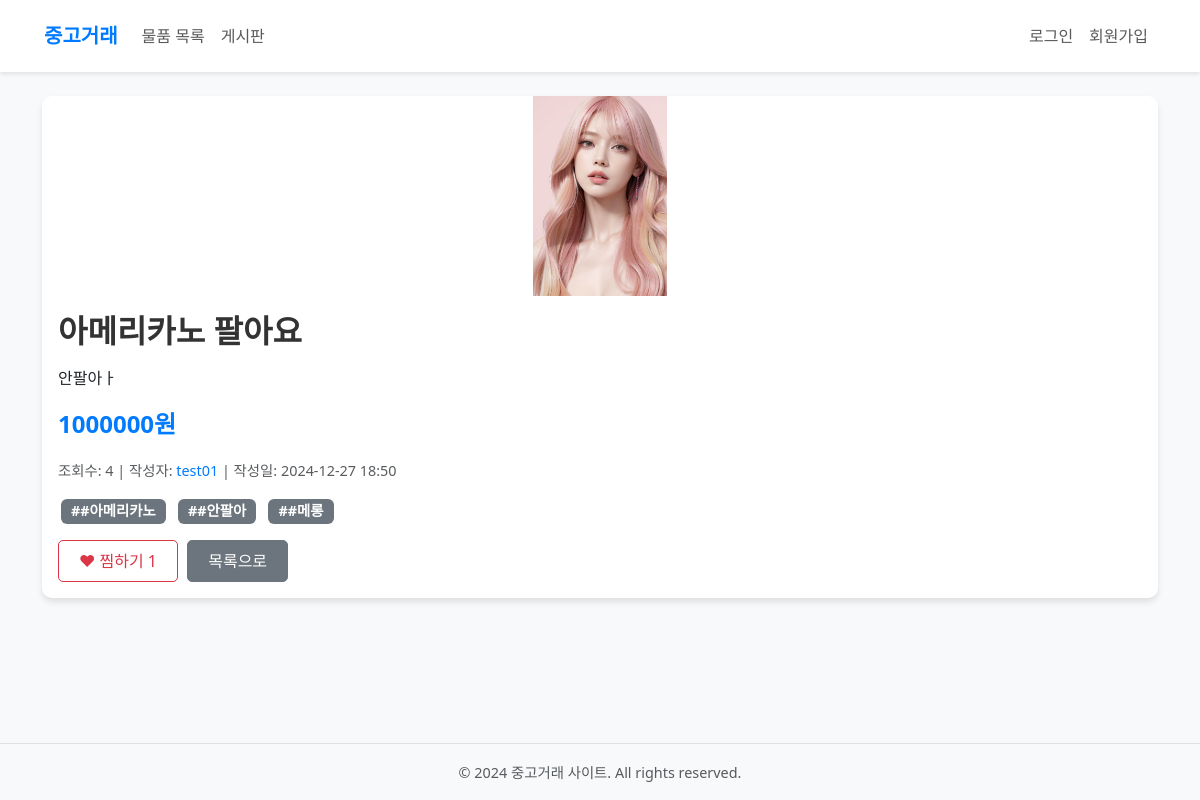
Page /products/3/ on the committed database.
### products/models.py (models this page shows, shortened)
class Product(models.Model):
    title = models.CharField(max_length=200)
    content = models.TextField()
    price = models.IntegerField()
    image = models.ImageField(upload_to='products/', blank=True, null=True)
    created_at = models.DateTimeField(auto_now_add=True)
    updated_at = models.DateTimeField(auto_now=True)
    user = models.ForeignKey(settings.AUTH_USER_MODEL, on_delete=models.CASCADE)
    likes = models.ManyToManyField(settings.AUTH_USER_MODEL, related_name='liked_products')
    hashtags = models.ManyToManyField(Hashtag, related_name='products')
    view_count = models.IntegerField(default=0)
    class Meta:
        ordering = ['-created_at']

class Hashtag(models.Model):
    name = models.CharField(max_length=50, unique=True)

### accounts/models.py (models this page shows, shortened)
class User(AbstractUser):
    profile_image = models.ImageField(upload_to='profiles/', blank=True, null=True)
    followings = models.ManyToManyField('self', symmetrical=False, related_name='followers')

### products/views.py (the view)
# urls.py: path('<int:pk>/', views.detail, name='detail'),
def detail(request, pk):
    product = get_object_or_404(Product, pk=pk)
    product.view_count += 1
    product.save()
    context = {
        'product': product,
    }
    return render(request, 'products/detail.html', context)

### templates/products/detail.html (shortened to what this page needs)
{% extends 'base.html' %}
{% load static %}
{% block content %}
<div class="container">
<div class="card">
    {% if product.image %}
        <img src="{{ product.image.url }}" class="card-img-top" alt="{{ product.title }}" style="max-height: 500px; object-fit: contain;">
    {% endif %}
    <div class="card-body">
        <h2 class="card-title">{{ product.title }}</h2>
        <p class="card-text">{{ product.content|linebreaksbr }}</p>
        <p class="price">{{ product.price }}원</p>
        <p class="card-text">
            <small class="text-muted">
                <span>조회수: {{ product.view_count }}</span> |
                <span>작성자: <a href="{% url 'accounts:profile' product.user.username %}">{{ product.user.username }}</a></span> |
                <span>작성일: {{ product.created_at|date:"Y-m-d H:i" }}</span>
            </small>
        </p>
        <div class="hashtags mb-3">
            {% for tag in product.hashtags.all %}
                <span class="badge bg-secondary">#{{ tag.name }}</span>
            {% endfor %}
        </div>
        <button class="btn {% if user in product.likes.all %}btn-danger{% else %}btn-outline-danger{% endif %} like-btn"
                data-product-id="{{ product.pk }}">
            <span class="like-icon">♥</span> 찜하기 <span class="like-count">{{ product.likes.count }}</span>
        </button>
        <a href="{% url 'products:index' %}" class="btn btn-secondary">목록으로</a>
    </div>
</div>
</div>
{% endblock %}

### static/css/style.css (style rules this page uses)
body { background-color: #f8f9fa; color: #333; }
.card { border: none; box-shadow: 0 4px 6px rgba(0,0,0,.1); transition: transform 0.2s; margin-bottom: 20px; }
.card-img-top { height: 200px; object-fit: cover; }
.badge { margin: 0 3px; padding: 5px 10px; font-size: 0.8rem; }
.price { font-size: 1.2rem; font-weight: bold; color: #007bff; }
.like-btn { transition: all 0.3s; }
.like-icon { transition: transform 0.2s ease-in-out; }

### templates/products/detail.html (style rules this page uses)
.card { border-radius: 10px; box-shadow: 0 4px 6px rgba(0, 0, 0, 0.1); margin-bottom: 30px; }
.card-title { font-size: 2rem; font-weight: bold; color: #333; margin-bottom: 1rem; }
.price { font-size: 1.5rem; font-weight: bold; color: #007bff; margin: 1rem 0; }
.hashtags .badge { margin-right: 5px; font-size: 0.9rem; }
.like-btn { margin-right: 10px; }
.card-img-top { border-top-left-radius: 10px; border-top-right-radius: 10px; }
.btn { border-radius: 5px; padding: 8px 20px; margin-right: 5px; }
.text-muted { font-size: 0.9rem; }
.text-muted a { color: #007bff; text-decoration: none; }

### rows in the picture
Product: image (picture), title "아메리카노 팔아요", content "안팔아ㅏ", price "1000000", view_count "4", user.username "test01", created_at "2024-12-27 18:50", likes.count "1"
Hashtag: name "#아메리카노"
Hashtag: name "#안팔아"
Hashtag: name "#메롱"
